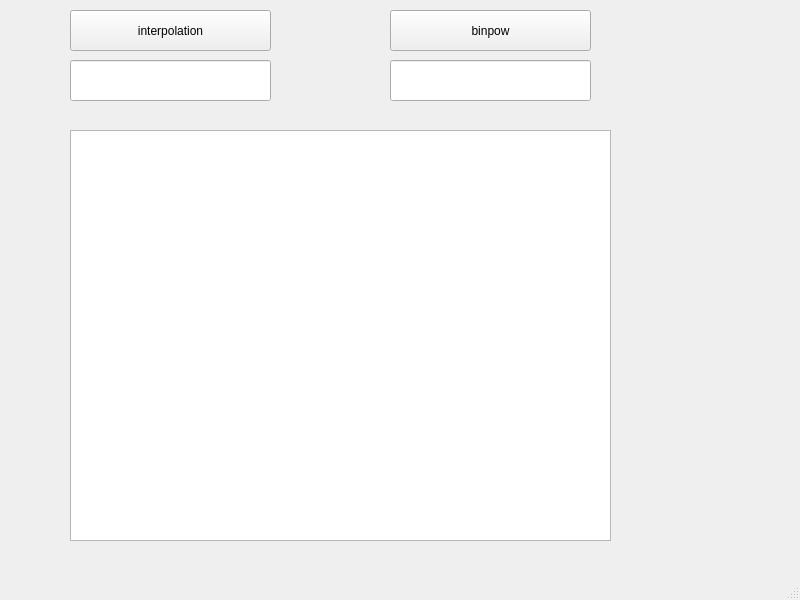
<?xml version="1.0" encoding="UTF-8"?>
<ui version="4.0">
 <class>MainWindow</class>
 <widget class="QMainWindow" name="MainWindow">
  <property name="geometry">
   <rect>
    <x>0</x>
    <y>0</y>
    <width>800</width>
    <height>600</height>
   </rect>
  </property>
  <property name="windowTitle">
   <string>MainWindow</string>
  </property>
  <widget class="QWidget" name="centralwidget">
   <widget class="QPushButton" name="interpolation_Sort">
    <property name="geometry">
     <rect>
      <x>70</x>
      <y>10</y>
      <width>201</width>
      <height>41</height>
     </rect>
    </property>
    <property name="text">
     <string>interpolation</string>
    </property>
   </widget>
   <widget class="QPushButton" name="binpow">
    <property name="geometry">
     <rect>
      <x>390</x>
      <y>10</y>
      <width>201</width>
      <height>41</height>
     </rect>
    </property>
    <property name="text">
     <string>binpow</string>
    </property>
   </widget>
   <widget class="QTextEdit" name="textEdit">
    <property name="geometry">
     <rect>
      <x>70</x>
      <y>130</y>
      <width>541</width>
      <height>411</height>
     </rect>
    </property>
   </widget>
   <widget class="QLineEdit" name="lineEdit">
    <property name="geometry">
     <rect>
      <x>70</x>
      <y>60</y>
      <width>201</width>
      <height>41</height>
     </rect>
    </property>
   </widget>
   <widget class="QLineEdit" name="lineEdit_2">
    <property name="geometry">
     <rect>
      <x>390</x>
      <y>60</y>
      <width>201</width>
      <height>41</height>
     </rect>
    </property>
   </widget>
  </widget>
  <widget class="QMenuBar" name="menubar">
   <property name="geometry">
    <rect>
     <x>0</x>
     <y>0</y>
     <width>800</width>
     <height>22</height>
    </rect>
   </property>
  </widget>
  <widget class="QStatusBar" name="statusbar"/>
 </widget>
 <resources/>
 <connections/>
</ui>
